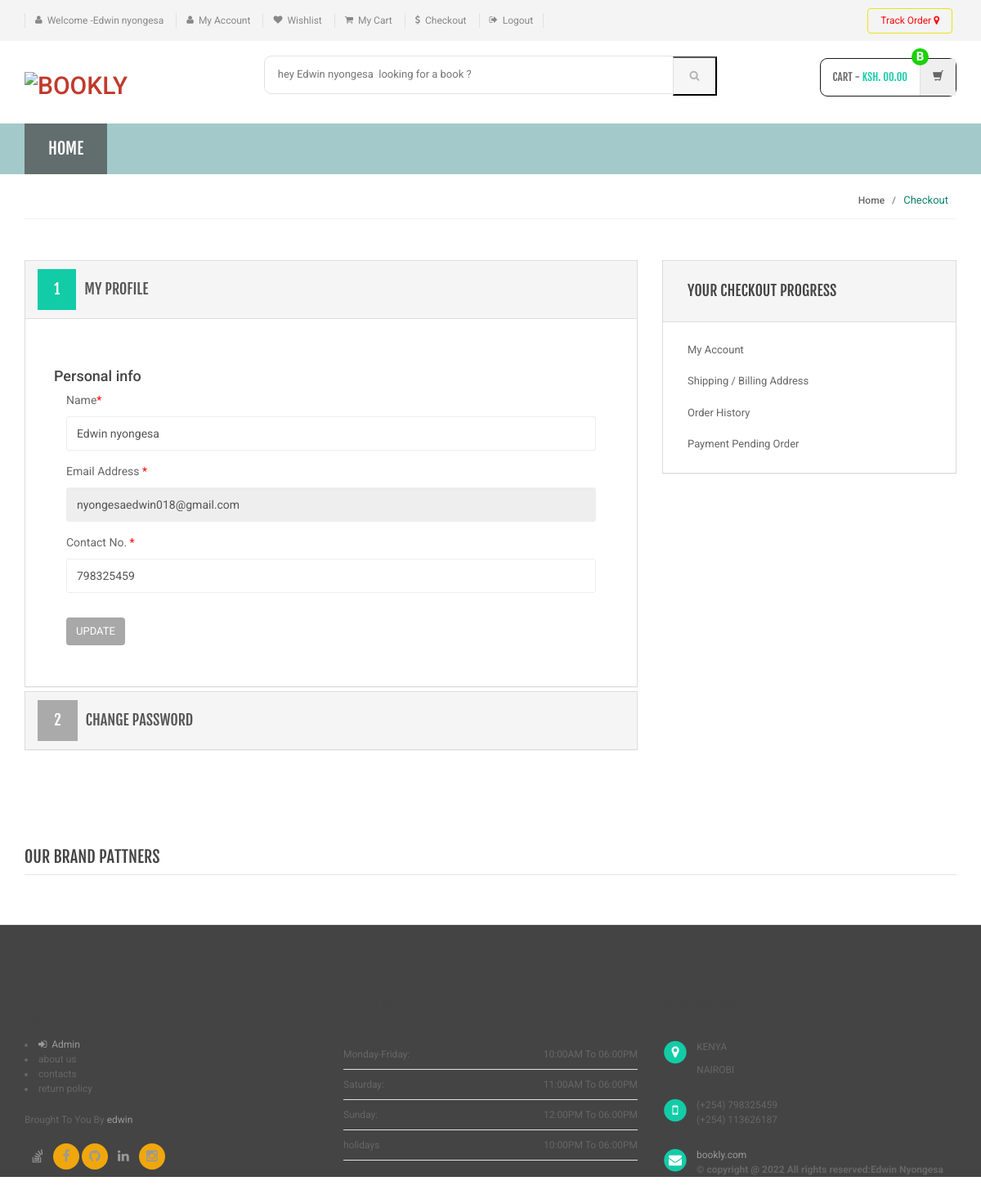
Page /my-account.php (signed in) on the committed database.
### tables this page shows
CREATE TABLE `users` (
  `id` int(11) NOT NULL,
  `name` varchar(255) DEFAULT NULL,
  `email` varchar(255) DEFAULT NULL,
  `contactno` bigint(11) DEFAULT NULL,
  `password` varchar(255) DEFAULT NULL,
  `shippingAddress` longtext,
  `shippingState` varchar(255) DEFAULT NULL,
  `shippingCity` varchar(255) DEFAULT NULL,
  `shippingPincode` int(11) DEFAULT NULL,
  `billingAddress` longtext,
  `billingState` varchar(255) DEFAULT NULL,
  `billingCity` varchar(255) DEFAULT NULL,
  `billingPincode` int(11) DEFAULT NULL,
  `regDate` timestamp NOT NULL DEFAULT CURRENT_TIMESTAMP,
  `updationDate` varchar(255) DEFAULT NULL
);

### my-account.php (the view, shortened to what this page needs)
<?php
include('includes/config.php');
if (strlen($_SESSION['login']) == 0) {
	header('location:index.php');
} else {
?>
	<!DOCTYPE html>
	<html lang="en">
	<head>
		<link rel="stylesheet" href="assets/css/bootstrap.min.css">
		<link rel="stylesheet" href="assets/css/main.css">
		<link rel="stylesheet" href="assets/css/green.css">
		<link rel="stylesheet" href="assets/css/owl.carousel.css">
		<link rel="stylesheet" href="assets/css/owl.transitions.css">
		<link href="assets/css/lightbox.css" rel="stylesheet">
		<link rel="stylesheet" href="assets/css/animate.min.css">
		<link rel="stylesheet" href="assets/css/rateit.css">
		<link rel="stylesheet" href="assets/css/bootstrap-select.min.css">
		<link rel="stylesheet" href="assets/css/config.css">
		<link href="assets/css/green.css" rel="alternate stylesheet" title="Green color">
		<link href="assets/css/blue.css" rel="alternate stylesheet" title="Blue color">
		<link href="assets/css/red.css" rel="alternate stylesheet" title="Red color">
		<link href="assets/css/orange.css" rel="alternate stylesheet" title="Orange color">
		<link href="assets/css/dark-green.css" rel="alternate stylesheet" title="Darkgreen color">
		<link rel="stylesheet" href="assets/css/font-awesome.min.css">
	</head>
	<body class="cnt-home">
		<header class="header-style-1">
			<?php include('includes/top-header.php'); ?>
			<?php include('includes/main-header.php'); ?>
			<?php include('includes/menu-bar.php'); ?>
		</header>
		<div class="breadcrumb">
			<div class="container">
				<div class="breadcrumb-inner">
					<ul class="list-inline list-unstyled">
						<li><a href="#">Home</a></li>
						<li class='active'>Checkout</li>
					</ul>
				</div>
			</div>
		</div>
		<div class="body-content outer-top-bd">
			<div class="container">
				<div class="checkout-box inner-bottom-sm">
					<div class="row">
						<div class="col-md-8">
							<div class="panel-group checkout-steps" id="accordion">
								<div class="panel panel-default checkout-step-01">
									<div class="panel-heading">
										<h4 class="unicase-checkout-title">
											<a data-toggle="collapse" class="" data-parent="#accordion" href="#collapseOne">
												<span>1</span>My Profile
											</a>
										</h4>
									</div>
									<div id="collapseOne" class="panel-collapse collapse in">
										<div class="panel-body">
											<div class="row">
												<h4>Personal info</h4>
												<div class="col-md-12 col-sm-12 already-registered-login">
													<?php
													$query = mysqli_query($con, "select * from users where id='" . $_SESSION['id'] . "'");
													while ($row = mysqli_fetch_array($query)) {
													?>
														<form class="register-form" role="form" method="post">
															<div class="form-group">
																<label class="info-title" for="name">Name<span>*</span></label>
																<input type="text" class="form-control unicase-form-control text-input" value="<?php echo $row['name']; ?>" id="name" name="name" required="required">
															</div>
															<div class="form-group">
																<label class="info-title" for="exampleInputEmail1">Email Address <span>*</span></label>
																<input type="email" class="form-control unicase-form-control text-input" id="exampleInputEmail1" value="<?php echo $row['email']; ?>" readonly>
															</div>
															<div class="form-group">
																<label class="info-title" for="Contact No.">Contact No. <span>*</span></label>
																<input type="text" class="form-control unicase-form-control text-input" id="contactno" name="contactno" required="required" value="<?php echo $row['contactno']; ?>" maxlength="10">
															</div>
															<button type="submit" name="update" class="btn-upper btn btn-primary checkout-page-button">Update</button>
														</form>
													<?php } ?>
												</div>
											</div>
										</div>
									</div>
								</div>
								<div class="panel panel-default checkout-step-02">
									<div class="panel-heading">
										<h4 class="unicase-checkout-title">
											<a data-toggle="collapse" class="collapsed" data-parent="#accordion" href="#collapseTwo">
												<span>2</span>Change Password
											</a>
										</h4>
									</div>
								</div>
							</div>
						</div>
						<?php include('includes/myaccount-sidebar.php'); ?>
					</div>
				</div>
				<?php include('includes/brands-slider.php'); ?>
			</div>
		</div>
		<?php include('includes/footer.php'); ?>
	</body>
	</html>
<?php } ?>

### assets/css/green.css (style rules this page uses)
body { background-color:#fff; color:#666; }
h1, h2, h3, h4, h5, h6 { color:#444; }
a, a:visited { color:#C1392B; }

### assets/css/lightbox.css (style rules this page uses)
body:after { content: url(../images/close.png) url(../images/loading.gif) url(../images/prev.png) url(../images/next.png); display: none; }

### assets/css/blue.css (style rules this page uses)
a { color: #3498db; }
.breadcrumb ul li.active { color: #1d6ca1; }
.checkout-box .checkout-steps .panel .panel-heading .unicase-checkout-title > a:not(.collapsed) span { background-color: #3498db; }

### assets/css/red.css (style rules this page uses)
a { color: #ff6c6c; }
.breadcrumb ul li.active { color: #ff1a1a; }
.checkout-box .checkout-steps .panel .panel-heading .unicase-checkout-title > a:not(.collapsed) span { background-color: #ff6c6c; }

### assets/css/orange.css (style rules this page uses)
a { color: #f39c12; }
.breadcrumb ul li.active { color: #ab6c09; }
.checkout-box .checkout-steps .panel .panel-heading .unicase-checkout-title > a:not(.collapsed) span { background-color: #f39c12; }

### assets/css/dark-green.css (style rules this page uses)
body { background-color:#fff; color:#666; }
h1, h2, h3, h4, h5, h6 { color:#444; }
a, a:visited { color:#C1392B; }

### rows in the picture
users: name "Edwin nyongesa", email "nyongesaedwin018@gmail.com", contactno "798325459"

### other values in the picture
$_SESSION['username'] "Edwin nyongesa"
